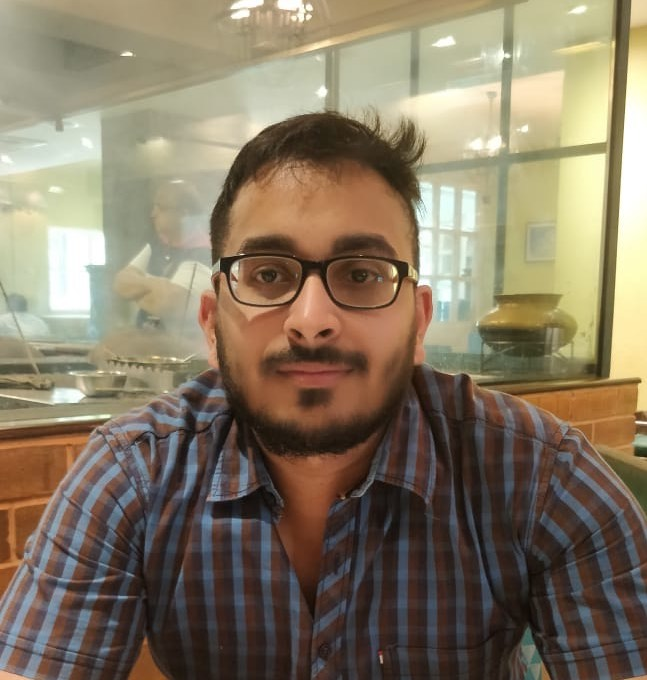
#> input picture assets/anish.jpg, 647 x 680 px
$ python cannyEdgeDetection.py
#> lines starting #> are read from the running program, lines starting #| are printed output that depends on the picture
import cv2
import sys

#read input image
image = cv2.imread("../assets/anish.jpg", cv2.IMREAD_GRAYSCALE)
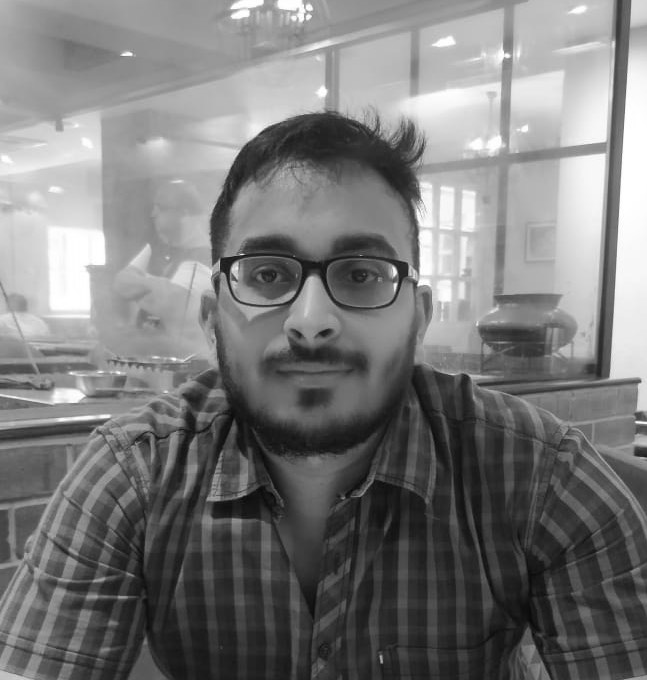
#> image: shape (680, 647); min 8, max 255, mean 121.9

#define canny params
lowThreshold = 50
highTHreshold = 130
#you can choose aperture size as 3 or 5 or 7
apertureSize=3

# Blur the image before edge detection
image = cv2.GaussianBlur(image, (3, 3), 0, 0)

#apply canny
output = cv2.Canny(image, lowThreshold, highTHreshold, apertureSize=apertureSize)
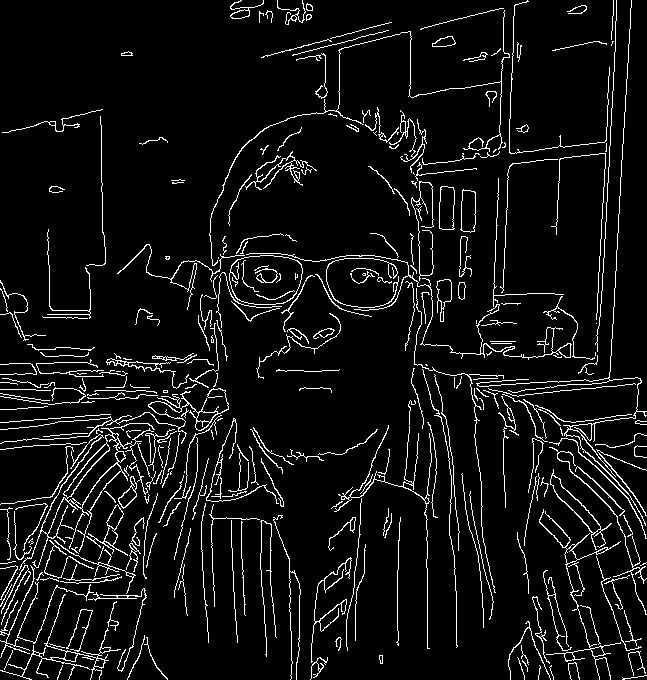
#> output: shape (680, 647); 6.7% white in thin lines or dots

#create windows to display images
cv2.namedWindow("image", cv2.WINDOW_AUTOSIZE)
cv2.namedWindow("canny", cv2.WINDOW_AUTOSIZE)

#display images
cv2.imshow("image", image)
cv2.imshow("canny", output)

#press esc to exit the program
cv2.waitKey(0)

#close all the opened windows
cv2.destroyAllWindows()
